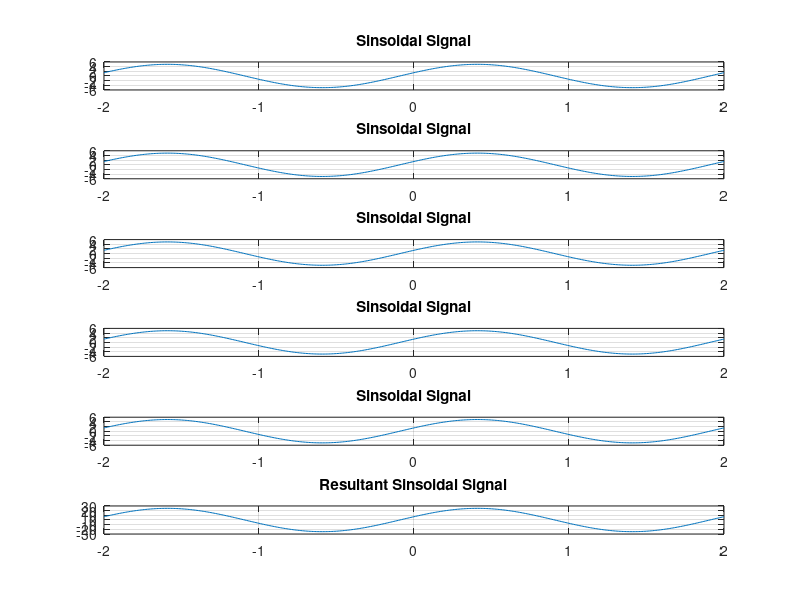

Source code (MATLAB):
num=input('Enter the Number of Sinusoids: ' );
x1=0;
for n=1:num
    f=0.5;
    Phase=input('Enter Phases: ');
    A=5;
    t=-2:0.01:2;
    x=A*cos(2*pi*f*t + Phase);
   
    subplot(num+1,1,n);
    plot(t,x);
    title('Sinsoidal Signal');
    
    x1=x1+x;
    grid;
end;
subplot(num+1,1,n+1);
plot(t,x1);
 title('Resultant Sinsoidal Signal');
grid;